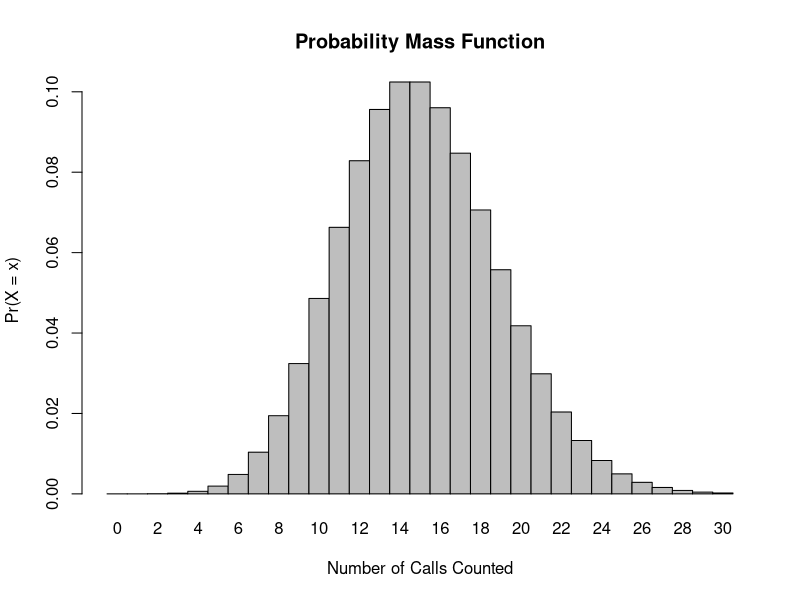
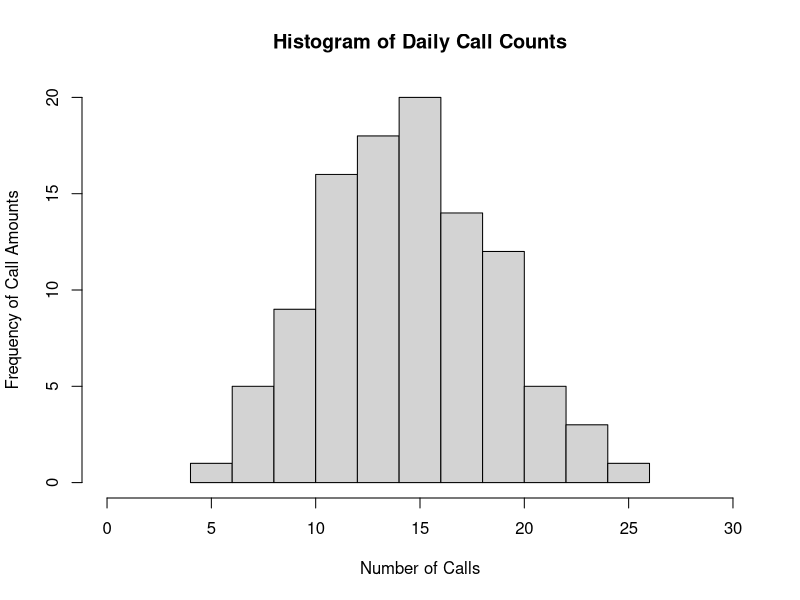

Here is the R script that generated these plots, in order:
## ---- chunk 1
knitr::opts_chunk$set(echo = TRUE)
## ---- chunk 2
1-ppois(q=8,lambda = 15)
## ---- chunk 3
ppois(q=0, lambda = 15)
## ---- chunk 4
ppois(q=3, lambda = 15)
## ---- chunk 5
x <- 0:30
l = 15
probset <- dpois(x = x, lambda = l)
barplot(probset, names.arg = x, space = 0, xlab = "Number of Calls Counted", ylab = "Pr(X = x)", main = "Probability Mass Function")
## ---- chunk 6
hist_of_sim <- rpois(104, lambda = 15)
hist(hist_of_sim, xlab = "Number of Calls", ylab = "Frequency of Call Amounts", xlim= c(0,30), main = "Histogram of Daily Call Counts")

hist_of_sim
